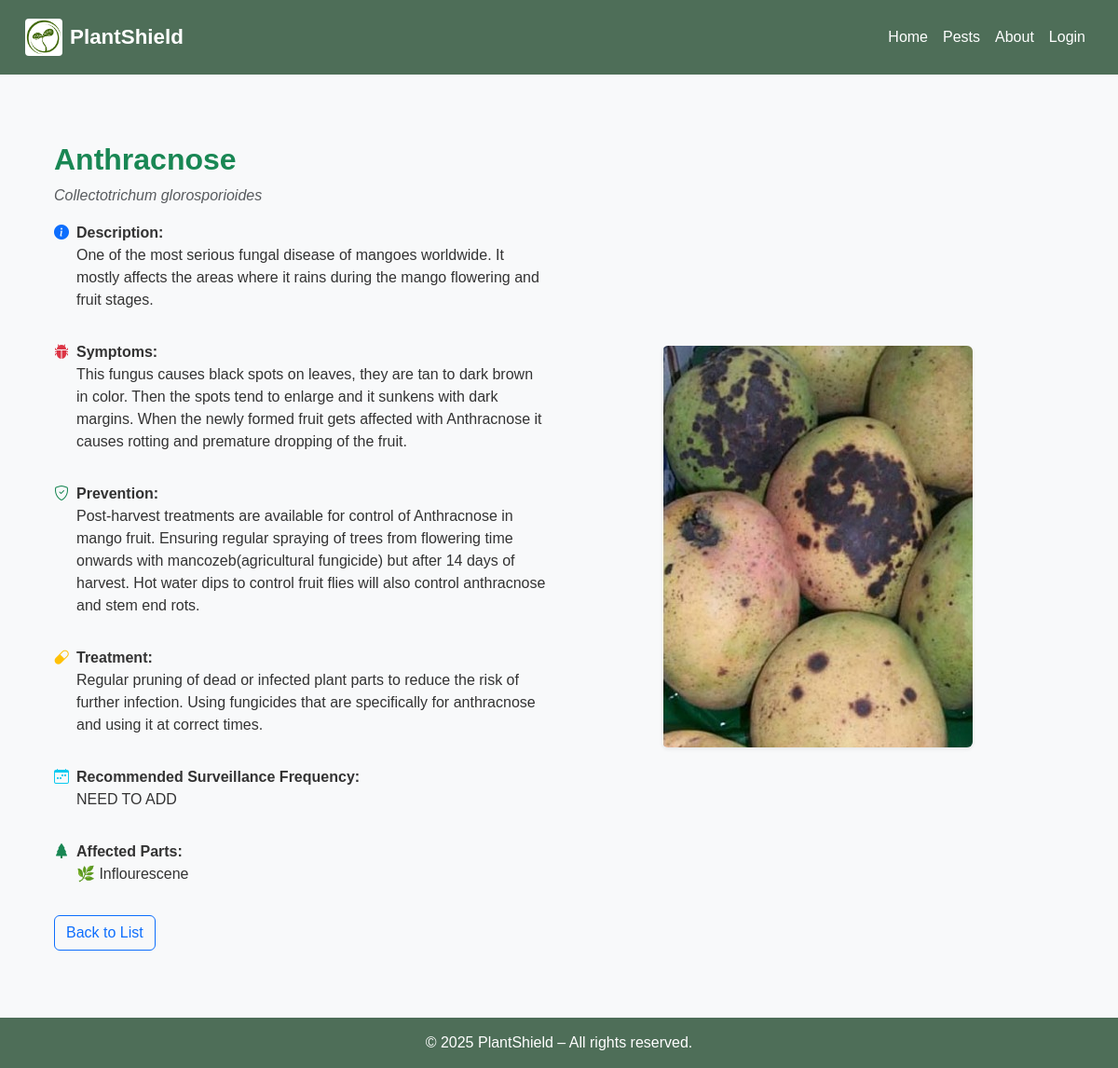
/pests/1/, run on the app's committed database.
### pest_web/models.py (models this page shows, shortened)
class PestDisease(models.Model):
    identifier = models.IntegerField(
        null=False,
        blank=False,
        unique=False,
        default=1,
    )
    name = models.CharField(max_length=100)
    scientific_name = models.CharField(max_length=100)
    description = models.TextField(blank=True)
    image_url = models.CharField(blank=True, max_length=250)
    image_reference = models.TextField(blank=True)
    symptoms = models.TextField()
    prevention = models.TextField()
    treatment = models.TextField()
    affected_parts = models.ManyToManyField(PlantPart)  # Changed to ManyToMany as a pest can affect multiple parts
    recommended_frequency = models.CharField(max_length=100)
    plant_type = models.ForeignKey(PlantType, on_delete=models.SET_NULL, null=True, blank=True) # Using CharField for now, can be ForeignKey if you create PlantType model

class PlantPart(models.Model):
    name = models.CharField(max_length=100)
    description = models.TextField(blank=True)

### pest_web/views.py (the view)
# urls.py: re_path(r'^pests/(?P<pk>\d+)/s*$', PestDiseaseDetailView.as_view(), name='pest_detail'),
class PestDiseaseDetailView(DetailView):
    model = PestDisease
    template_name = 'pests/details.html'
    context_object_name = 'pest'

### pest_web/templates/pests/details.html (shortened to what this page needs)
{% extends "pests/base.html" %}
{% load static %}
{% block content %}
<section class="container my-5 pest-detail">
  <div class="row g-4 align-items-center">
    <div class="col-md-6">
      <h2 class="text-success fw-bold">{{ pest.name }}</h2>
      <p class="text-muted fst-italic">{{ pest.scientific_name }}</p>
      <div class="mb-3 d-flex align-items-start">
        <span class="me-2"><i class="bi bi-info-circle-fill text-primary"></i></span>
        <div>
          <strong>Description:</strong>
          <p>{{ pest.description }}</p>
        </div>
      </div>
      <div class="mb-3 d-flex align-items-start">
        <span class="me-2"><i class="bi bi-bug-fill text-danger"></i></span>
        <div>
          <strong>Symptoms:</strong>
          <p>{{ pest.symptoms }}</p>
        </div>
      </div>
      <div class="mb-3 d-flex align-items-start">
        <span class="me-2"><i class="bi bi-shield-check text-success"></i></span>
        <div>
          <strong>Prevention:</strong>
          <p>{{ pest.prevention }}</p>
        </div>
      </div>
      <div class="mb-3 d-flex align-items-start">
        <span class="me-2"><i class="bi bi-capsule text-warning"></i></span>
        <div>
          <strong>Treatment:</strong>
          <p>{{ pest.treatment }}</p>
        </div>
      </div>
      <div class="mb-3 d-flex align-items-start">
        <span class="me-2"><i class="bi bi-calendar-week text-info"></i></span>
        <div>
          <strong>Recommended Surveillance Frequency:</strong>
          <p>{{ pest.recommended_frequency }}</p>
        </div>
      </div>
      <div class="mb-3 d-flex align-items-start">
        <span class="me-2"><i class="bi bi-tree-fill text-success"></i></span>
        <div>
          <strong>Affected Parts:</strong>
          <ul class="list-unstyled mb-0">
            {% for part in pest.affected_parts.all %}
              <li>🌿 {{ part.name }}</li>
            {% endfor %}
          </ul>
        </div>
      </div>
      <a href="{% url 'pest_list' %}" class="btn btn-outline-primary mt-3">Back to List</a>
    </div>
    <div class="col-md-6 text-center">
      {% if pest.image_url %}
  <img src="{% static pest.image_url %}" alt="{{ pest.name }}" class="img-fluid rounded shadow-sm">
{% else %}
  <img src="{% static 'images/placeholder.png' %}" alt="No image" class="img-fluid rounded shadow-sm">
{% endif %}
    </div>
  </div>
</section>
{% endblock %}

### pest_web/static/css/style.css (style rules this page uses)
* { margin: 0; padding: 0; box-sizing: border-box; }
body { font-family: Arial, sans-serif; background-color: #f8f9fa; color: #333; }

### data on the page
PestDisease: name "Anthracnose", scientific_name "Collectotrichum glorosporioides", description "One of the most serious fungal disease of mangoes worldwide. It mostly affects the areas where it rains during the mango flowering and fruit stages.", symptoms "This fungus causes black spots on leaves, they are tan to dark brown in color. Then the spots tend to enlarge and it sunkens with dark margins. When the newly formed fruit gets affected with Anthracnose it causes rotting and premature dropping of the fruit.", prevention "Post-harvest treatments are available for control of Anthracnose in mango fruit. Ensuring regular spraying of trees from flowering time onwards with mancozeb(agricultural fungicide) but after 14 days of harvest. Hot water dips to control fruit flies will also control anthracnose and stem end rots.", treatment "Regular pruning of dead or infected plant parts to reduce the risk of further infection. Using fungicides that are specifically for anthracnose and using it at correct times.", recommended_frequency "NEED TO ADD", image_url (picture)
PlantPart: name "Inflourescene"
